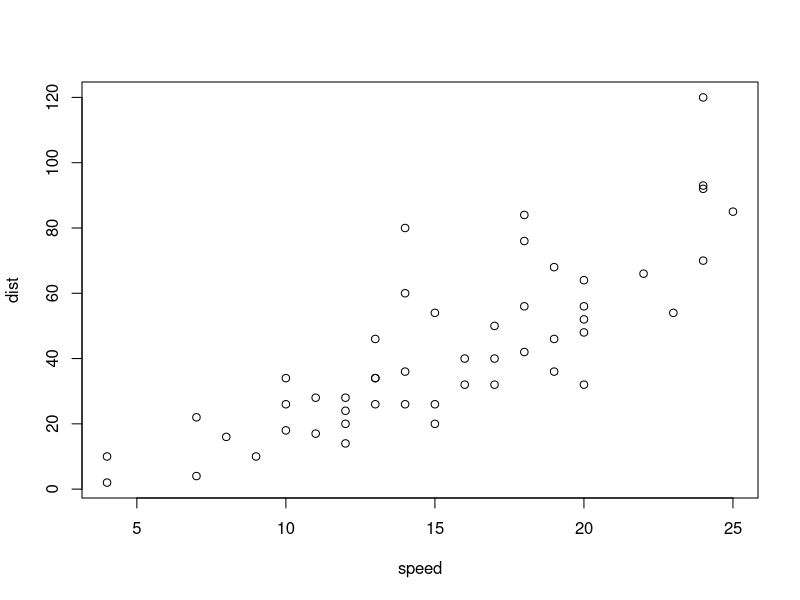
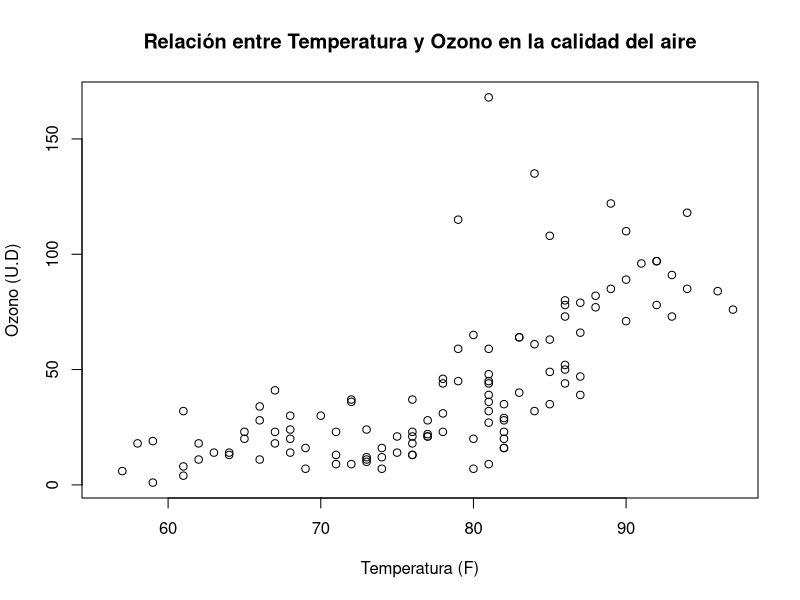
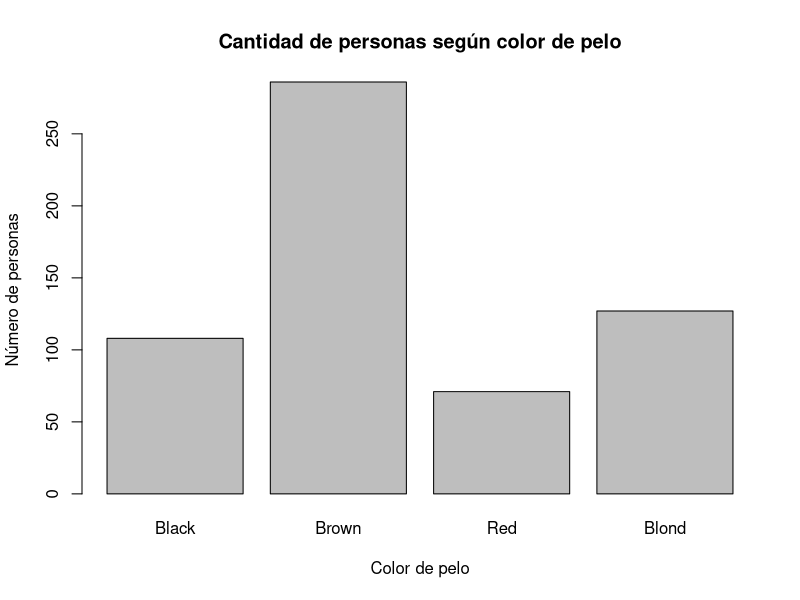
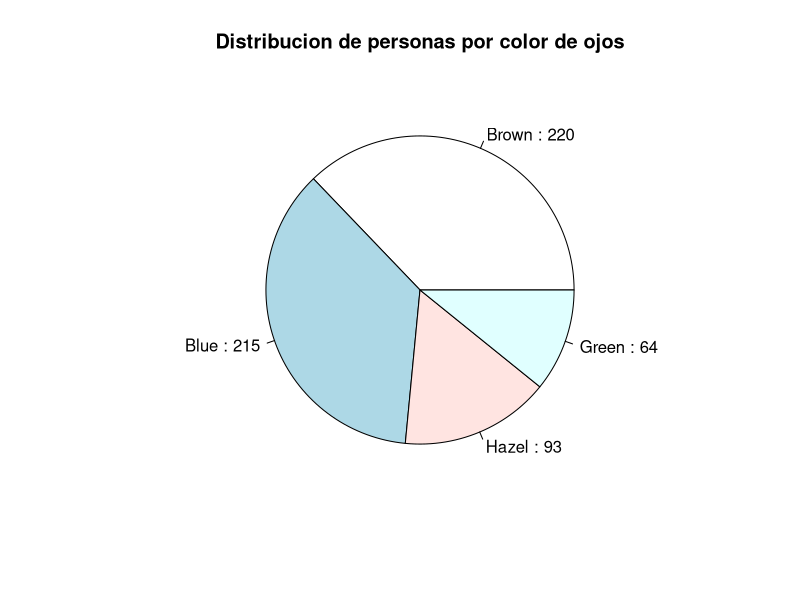
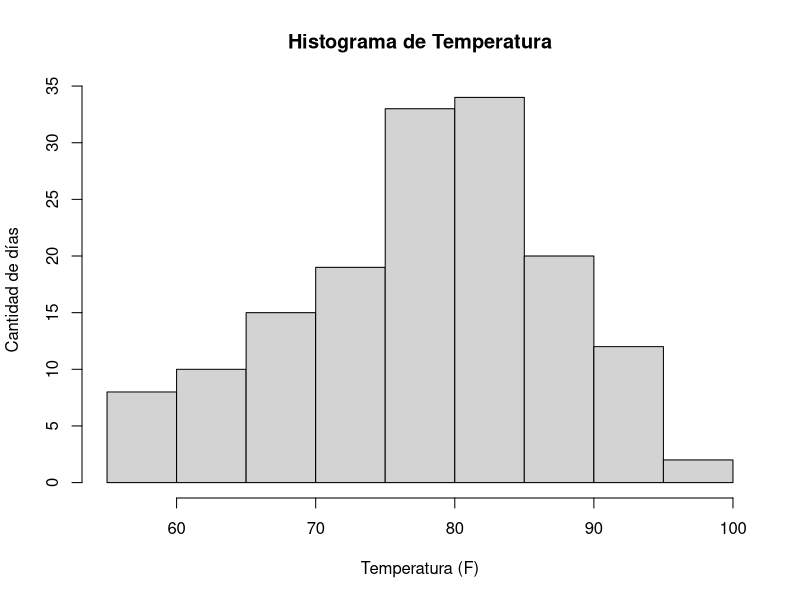

The R source for these figures, in order: (Note: this script raises an error after producing the figures.)
## ---- chunk 1

library(tidyverse)
library(palmerpenguins)
## ---- chunk 2
#| label: grafico-dispersion-cars
#| code-fold: true
plot(cars)
## ---- chunk 3
plot(
 x=airquality$Temp,
 y=airquality$Ozone,
 xlab="Temperatura (F)",
 ylab="Ozono (U.D)",
 main="Relación entre Temperatura y Ozono en la calidad del aire"
)
## ---- chunk 4
personas_colorpelo <- aggregate(Freq ~ Hair, data = HairEyeColor, FUN = sum)
barplot(
 personas_colorpelo$Freq,
 names.arg = personas_colorpelo$Hair,
 main = "Cantidad de personas según color de pelo",
 xlab = "Color de pelo",
 ylab = "Número de personas"
)
## ---- chunk 5
data("HairEyeColor")
personas_colorojos <- aggregate(Freq ~ Eye, data = HairEyeColor, FUN = sum)
pie(
 x= personas_colorojos$Freq,
 main = "Distribucion de personas por color de ojos",
 labels = paste(personas_colorojos$Eye, ":", personas_colorojos$Freq)
)
## ---- chunk 6
data(airquality)
hist(airquality$Temp,
 main = "Histograma de Temperatura",
 xlab = "Temperatura (F)",
 ylab = "Cantidad de días"
)
## ---- chunk 7
#| label: grafico-dispersion-penguins

penguins |>
  ggplot(aes(x = bill_length_mm, y = body_mass_g)) +
  geom_point(size = 4) +
## ---- chunk 8
# Gráfico de dispersión de longitud del pico vs masa (peso)
penguins |>
  ggplot(aes(x = bill_length_mm, y = body_mass_g)) +
  geom_point(size = 2) +
  geom_smooth(method = "loess", se = FALSE) +
  ggtitle("Longitud del pico vs. masa") +
  xlab("Longitud del pico (mm)") +
  ylab("Masa (g)") +
  labs(color = "Especie", shape = "Especie")
## ---- chunk 9
# Gráfico de dispersión de longitud del pico vs masa (peso) por especie
penguins |>
  ggplot(aes(x = bill_length_mm, y = body_mass_g)) +
  geom_point(aes(color = species,
                 shape = species),
             size = 2) +
  geom_smooth(method = "lm", se = FALSE, aes(color = species)) +
  scale_color_manual(values = c("darkorange", "darkorchid", "cyan4")) +
  ggtitle("Longitud del pico vs. masa por especie") +
  xlab("Longitud del pico (mm)") +
  ylab("Masa (g)") +
  labs(color = "Especie", shape = "Especie")
